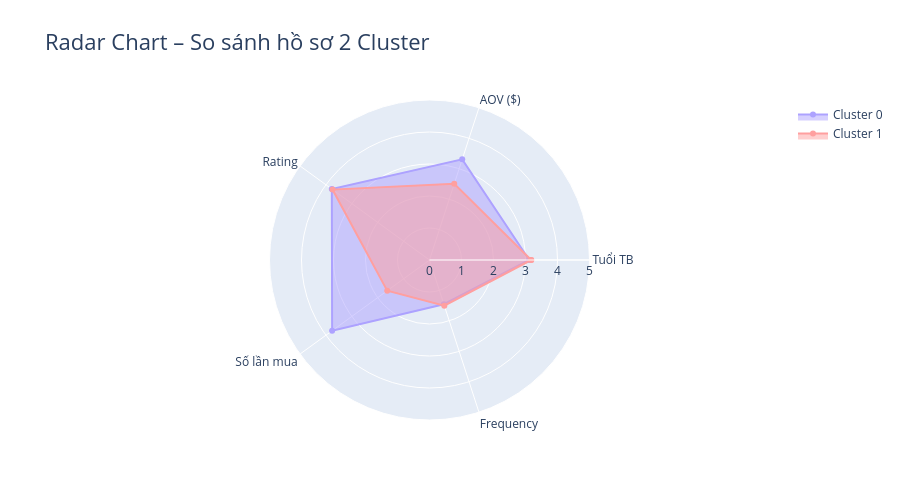

Notebook source saved alongside this figure:
### Code cell
# Radar chart so sánh 2 cluster
categories_radar = ['Tuổi TB', 'AOV ($)', 'Rating', 'Số lần mua', 'Frequency']

fig = go.Figure()

for c in sorted(df['Cluster'].unique()):
    mask = df['Cluster'] == c
    cd = df[mask]
    values = [
        cd['Age'].mean() / 70 * 5,  # normalize to 0-5 scale
        cd['Price_in_USD'].mean() / 100 * 5,
        cd['Review_Rating'].mean(),
        cd['Previous_Purchases'].mean() / 50 * 5,
        cd['Frequency_Num'].mean() / 52 * 5
    ]
    values.append(values[0])  # close the radar

    fig.add_trace(go.Scatterpolar(
        r=values,
        theta=categories_radar + [categories_radar[0]],
        fill='toself',
        name=f'Cluster {c}',
        line=dict(color=colors_cluster[c])
    ))

fig.update_layout(
    polar=dict(radialaxis=dict(visible=True, range=[0, 5])),
    title="Radar Chart – So sánh hồ sơ 2 Cluster",
    title_font_size=22, showlegend=True, height=500
)
fig.show()

### Figure 1 — Plotly figure (JSON) as saved in the notebook; plotly's stock layout.template omitted (floating-point values rounded to 4 significant figures)
{"data": [{"fill": "toself", "line": {"color": "#ADA2FF"}, "name": "Cluster 0", "r": [3.119, 3.307, 3.773, 3.761, 1.453, 3.119], "theta": ["Tuổi TB", "AOV ($)", "Rating", "Số lần mua", "Frequency", "Tuổi TB"], "type": "scatterpolar"}, {"fill": "toself", "line": {"color": "#FF9F9F"}, "name": "Cluster 1", "r": [3.178, 2.502, 3.745, 1.633, 1.501, 3.178], "theta": ["Tuổi TB", "AOV ($)", "Rating", "Số lần mua", "Frequency", "Tuổi TB"], "type": "scatterpolar"}], "layout": {"height": 500, "polar": {"radialaxis": {"range": [0, 5], "visible": true}}, "showlegend": true, "title": {"font": {"size": 22}, "text": "Radar Chart – So sánh hồ sơ 2 Cluster"}}}
